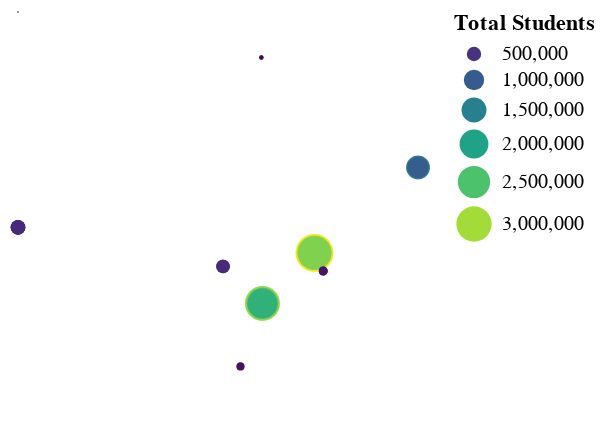

Vega-Lite specification stored for this chart:
### Vega specification from a JSON file in a GitHub repository (floating-point values rounded to 4 significant figures; data arrays with more than 128 entries replaced by an {"elided": "..."} marker saying what was removed)
{"$schema": "https://vega.github.io/schema/vega/v5.json", "description": "Bubble Map of International Students in Australian States", "background": "white", "padding": 5, "width": 200, "height": 200, "style": "view", "data": [{"name": "source_0", "values": {"elided": "189 records"}}, {"name": "data_0", "source": "source_0", "transform": [{"type": "filter", "expr": "datum[\"Year\"]<=sliderYear"}, {"type": "geojson", "fields": ["Longitude", "Latitude"], "signal": "geojson_0"}, {"type": "geopoint", "projection": "projection", "fields": ["Longitude", "Latitude"], "as": ["x", "y"]}, {"type": "filter", "expr": "isValid(datum[\"Total Students\"]) && isFinite(+datum[\"Total Students\"])"}]}], "projections": [{"name": "projection", "size": {"signal": "[width, height]"}, "fit": {"signal": "geojson_0"}, "type": "equalEarth"}], "signals": [{"name": "sliderYear", "value": 2022, "bind": {"input": "range", "min": 2002, "max": 2022, "step": 1}}], "marks": [{"name": "marks", "type": "symbol", "style": ["circle"], "from": {"data": "data_0"}, "encode": {"update": {"opacity": {"value": 0.7}, "fill": {"scale": "color", "field": "Total Students"}, "tooltip": {"signal": "{\"State\": isValid(datum[\"State\"]) ? datum[\"State\"] : \"\"+datum[\"State\"], \"Year\": isValid(datum[\"Year\"]) ? datum[\"Year\"] : \"\"+datum[\"Year\"], \"Total Students\": format(datum[\"Total Students\"], \"\")}"}, "ariaRoleDescription": {"value": "circle"}, "description": {"signal": "\"Longitude: \" + (format(datum[\"Longitude\"], \"\")) + \"; Latitude: \" + (format(datum[\"Latitude\"], \"\")) + \"; Total Students: \" + (format(datum[\"Total Students\"], \"\")) + \"; State: \" + (isValid(datum[\"State\"]) ? datum[\"State\"] : \"\"+datum[\"State\"]) + \"; Year: \" + (isValid(datum[\"Year\"]) ? datum[\"Year\"] : \"\"+datum[\"Year\"])"}, "x": {"field": "x"}, "y": {"field": "y"}, "size": {"scale": "size", "field": "Total Students"}, "shape": {"value": "circle"}}}}], "scales": [{"name": "color", "type": "linear", "domain": {"data": "data_0", "field": "Total Students"}, "range": {"scheme": "viridis"}, "interpolate": "hcl", "zero": false}, {"name": "size", "type": "linear", "domain": {"data": "data_0", "field": "Total Students"}, "range": [0, 361], "zero": true}], "legends": [{"fill": "color", "gradientLength": {"signal": "clamp(height, 64, 200)"}, "title": "Total Students", "encode": {"gradient": {"update": {"opacity": {"value": 0.7}}}}, "symbolType": "circle", "size": "size"}], "config": {}}
